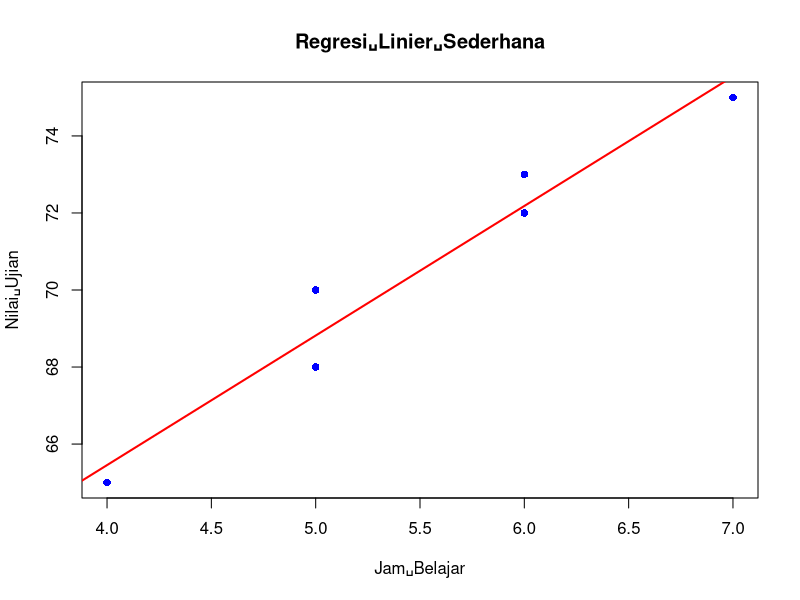

R code for this plot:
# Menyiapkan Data
X <- c(4, 5, 6, 5, 7, 6)
Y <- c(65, 70, 72, 68, 75, 73)
data <- data.frame(X, Y)
print(data)

# Membuat Model Regresi Linier
model <- lm(Y ~ X, data = data)

# Melihat Output Model
summary(model)

# Visualisasi data dan garis regresi
plot(data$X, data$Y, main = "Regresi␣Linier␣Sederhana", xlab = "Jam␣Belajar", ylab = "Nilai␣Ujian",
pch = 16, col = "blue")
abline(model, col = "red", lwd = 2)

# Prediksi dan Residual
prediksi <- predict(model)
residual <- residuals(model)

# Belum ada print jadi tidak muncul ki
prediksi
residual
